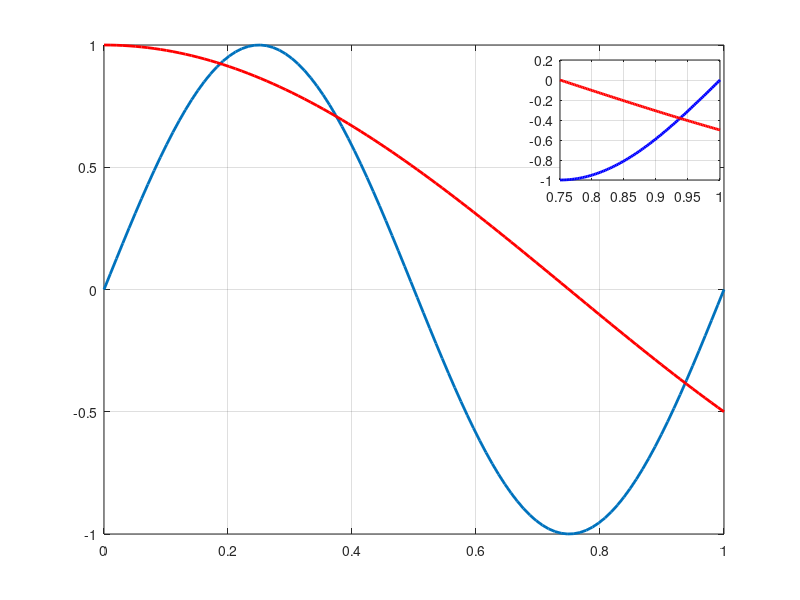

Write MATLAB code to recreate this figure.
% Draw a small plot inset to a larger one.
% Ref: https://www.mathworks.com/matlabcentral/answers/60376-how-to-make-an-inset-of-matlab-figure-inside-the-figure#comment_654093
% Another: https://www.mathworks.com/help/matlab/ref/axes.html?s_tid=doc_ta#buzt8qr-2

clc;    % Clear the command window.
close all;  % Close all figures (except those of imtool.)
clear;  % Erase all existing variables. Or clearvars if you want.
workspace;  % Make sure the workspace panel is showing.
format long g;
format compact;
fontSize = 18;

x1 = linspace(0, 1);
x2 = linspace(3/4, 1);
y1 = sin(2*pi*x1);
y2 = sin(2*pi*x2);
figure(1)
% plot on large axes
plot(x1, y1, 'LineWidth', 2)
grid on;
ax1 = gca; % Store handle to axes 1.

% Create smaller axes in top right, and plot on it
% Store handle to axes 2 in ax2.
ax2 = axes('Position',[.7 .7 .2 .2])
box on;
plot(x2, y2, 'b-', 'LineWidth', 2)
grid on;

% Now draw something back on axis 1
hold(ax1, 'on'); % Don't blow away existing curve.
y1b = cos(2*pi*x1/3);
plot(ax1, x1, y1b, 'r-', 'LineWidth', 2);

% Now draw something back on axis 2
hold(ax2, 'on'); % Don't blow away existing curve.
y2b = cos(2*pi*x2/3);
plot(ax2, x2, y2b, 'r-', 'LineWidth', 2);
